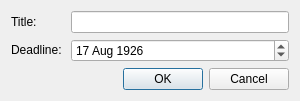
<?xml version="1.0" encoding="UTF-8"?>
<ui version="4.0">
 <class>CheckItem_EditDialog</class>
 <widget class="QDialog" name="CheckItem_EditDialog">
  <property name="geometry">
   <rect>
    <x>0</x>
    <y>0</y>
    <width>300</width>
    <height>100</height>
   </rect>
  </property>
  <property name="sizePolicy">
   <sizepolicy hsizetype="Preferred" vsizetype="Minimum">
    <horstretch>0</horstretch>
    <verstretch>0</verstretch>
   </sizepolicy>
  </property>
  <property name="windowTitle">
   <string>Edit</string>
  </property>
  <layout class="QVBoxLayout" name="verticalLayout">
   <item>
    <layout class="QGridLayout" name="gridLayout">
     <item row="0" column="0">
      <widget class="QLabel" name="label_title">
       <property name="sizePolicy">
        <sizepolicy hsizetype="Minimum" vsizetype="Fixed">
         <horstretch>0</horstretch>
         <verstretch>0</verstretch>
        </sizepolicy>
       </property>
       <property name="text">
        <string>Title: </string>
       </property>
      </widget>
     </item>
     <item row="0" column="1">
      <widget class="QLineEdit" name="edit_title"/>
     </item>
     <item row="1" column="0">
      <widget class="QLabel" name="label_deadline">
       <property name="sizePolicy">
        <sizepolicy hsizetype="Minimum" vsizetype="Fixed">
         <horstretch>0</horstretch>
         <verstretch>0</verstretch>
        </sizepolicy>
       </property>
       <property name="text">
        <string>Deadline: </string>
       </property>
      </widget>
     </item>
     <item row="1" column="1">
      <widget class="QDateEdit" name="edit_deadline">
       <property name="sizePolicy">
        <sizepolicy hsizetype="Expanding" vsizetype="Fixed">
         <horstretch>0</horstretch>
         <verstretch>0</verstretch>
        </sizepolicy>
       </property>
       <property name="date">
        <date>
         <year>1926</year>
         <month>8</month>
         <day>17</day>
        </date>
       </property>
      </widget>
     </item>
    </layout>
   </item>
   <item>
    <widget class="QDialogButtonBox" name="dialogButtonBox">
     <property name="orientation">
      <enum>Qt::Horizontal</enum>
     </property>
     <property name="standardButtons">
      <set>QDialogButtonBox::Cancel|QDialogButtonBox::Ok</set>
     </property>
    </widget>
   </item>
  </layout>
 </widget>
 <resources/>
 <connections>
  <connection>
   <sender>dialogButtonBox</sender>
   <signal>accepted()</signal>
   <receiver>CheckItem_EditDialog</receiver>
   <slot>accept()</slot>
   <hints>
    <hint type="sourcelabel">
     <x>248</x>
     <y>254</y>
    </hint>
    <hint type="destinationlabel">
     <x>157</x>
     <y>274</y>
    </hint>
   </hints>
  </connection>
  <connection>
   <sender>dialogButtonBox</sender>
   <signal>rejected()</signal>
   <receiver>CheckItem_EditDialog</receiver>
   <slot>reject()</slot>
   <hints>
    <hint type="sourcelabel">
     <x>316</x>
     <y>260</y>
    </hint>
    <hint type="destinationlabel">
     <x>286</x>
     <y>274</y>
    </hint>
   </hints>
  </connection>
 </connections>
</ui>
